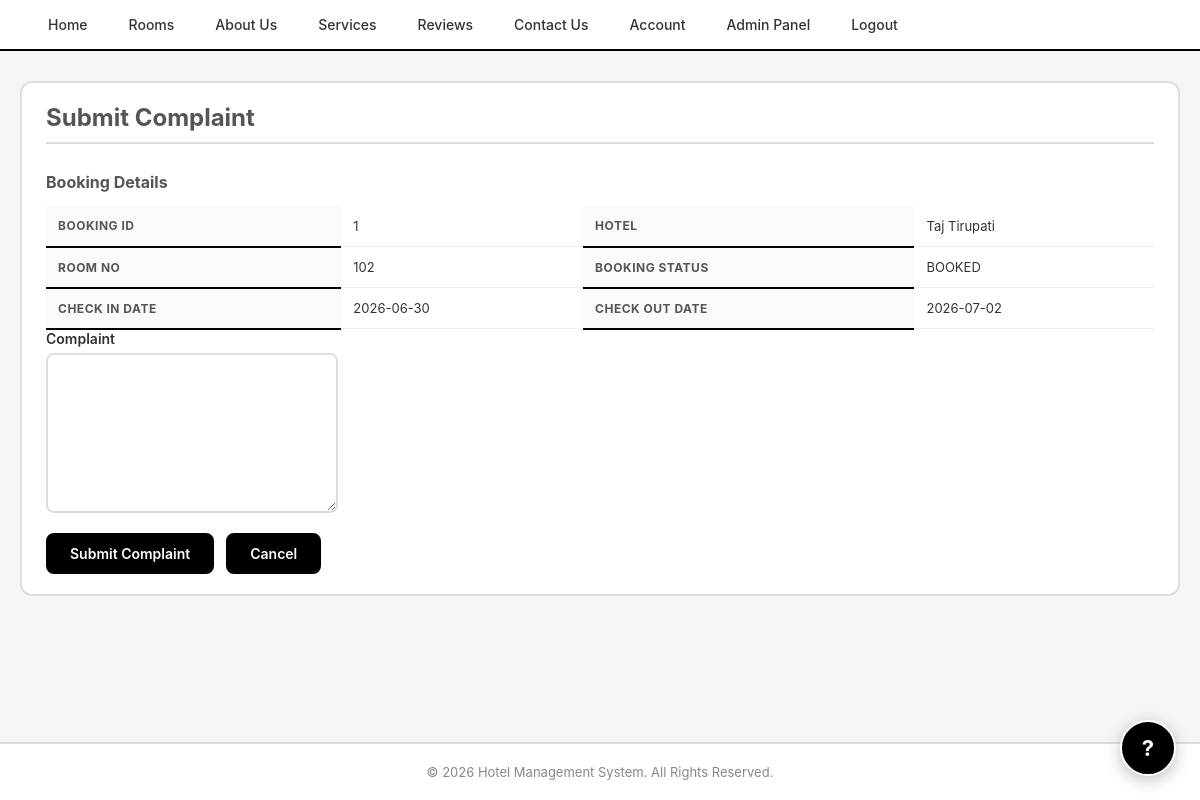
The page /submit_complaint/1 (signed in) on the database its author committed.
### hotel/models.py (models this page shows, shortened)
class Booking(db.Model):
    booking_id=db.Column(db.Integer,primary_key=True)
    user_id=db.Column(db.Integer,db.ForeignKey("user.user_id"),nullable=False)
    hotel_id=db.Column(db.Integer,db.ForeignKey("hotel.hotel_id"),nullable=False)
    check_in_date=db.Column(db.Date,nullable=False,index=True)
    check_out_date=db.Column(db.Date,nullable=False,index=True)
    number_of_people=db.Column(db.Integer,nullable=False)
    booking_status=db.Column(db.String(20),nullable=False,index=True)
    booking_date_time=db.Column(db.DateTime,nullable=False,index=True)
    price_at_booking = db.Column(db.Float,nullable=False)
    actual_check_in_datetime=db.Column(db.DateTime)
    actual_check_out_datetime=db.Column(db.DateTime)
    guests=db.relationship("Guest",backref="booking")
    room_id=db.Column(db.Integer,db.ForeignKey("room.room_id"),nullable=False)
    payments=db.relationship("Payment",backref="booking")
    reviews=db.relationship("Review",backref="booking")
    complaints=db.relationship("Complaint",backref="booking")

class Hotel(db.Model):
    hotel_id=db.Column(db.Integer,primary_key=True)
    hotel_name=db.Column(db.String(50),index=True,nullable=False)
    branch_name=db.Column(db.String(50),index=True,nullable=False)
    location=db.Column(db.String(100),index=True,nullable=False)
    number_of_floors=db.Column(db.Integer,nullable=False)
    contact_number=db.Column(db.String(20),nullable=False)
    email=db.Column(db.String(50),nullable=False)
    rooms=db.relationship("Room",backref="hotel")
    booking_records=db.relationship("Booking",backref="hotel")
    created_at=db.Column(db.DateTime,default=datetime.utcnow,nullable=False)
    created_by=db.Column(db.Integer,db.ForeignKey("user.user_id"),nullable=False,index=True)
    updated_at=db.Column(db.DateTime,default=datetime.utcnow,nullable=False)
    updated_by=db.Column(db.Integer,db.ForeignKey("user.user_id"),nullable=False,index=True)

class Room(db.Model):
    room_id=db.Column(db.Integer,primary_key=True)
    room_no=db.Column(db.Integer,nullable=False,index=True)
    hotel_id=db.Column(db.Integer,db.ForeignKey("hotel.hotel_id"),nullable=False,index=True)
    category=db.Column(db.String(20),index=True,nullable=False)
    capacity=db.Column(db.Integer,nullable=False)
    beds=db.Column(db.String(20),nullable=False)
    current_price=db.Column(db.Float,nullable=False,index=True)
    floor=db.Column(db.Integer,nullable=False)
    room_status=db.Column(db.String(30),nullable=False,index=True)
    booking_records=db.relationship("Booking",backref="room")
    created_at=db.Column(db.DateTime,default=datetime.utcnow,nullable=False)
    created_by=db.Column(db.Integer,db.ForeignKey("user.user_id"),nullable=False,index=True)
    updated_at=db.Column(db.DateTime,default=datetime.utcnow,nullable=False)
    updated_by=db.Column(db.Integer,db.ForeignKey("user.user_id"),nullable=False,index=True)
    __table_args__=(db.UniqueConstraint("hotel_id","room_no",name="uq_hotel_room"),)

### hotel/routes/customer_routes.py (the view, shortened to what this page needs)
@app.route("/submit_complaint/<int:booking_id>",methods=["GET","POST"])
@login_required
def submit_complaint(booking_id):
    booking=Booking.query.get_or_404(booking_id)
    if booking.user_id!=current_user.user_id:
        flash("Access Denied","danger")
        return redirect(url_for("home"))
    if booking.booking_status=="CANCELLED":
        flash("Complaints cannot be submitted for cancelled bookings.","warning")
        return redirect(url_for("booking_history"))
    existing_complaint=Complaint.query.filter_by(booking_id=booking.booking_id).first()
    if existing_complaint:
        flash("Complaint has already been submitted for this booking.","warning")
        return redirect(url_for("my_complaints"))
    form=ComplaintForm()
    return render_template(
        "customer/submit_complaint.html",
        form=form,
        booking=booking
    )

### hotel/forms/customer_forms.py
class ComplaintForm(FlaskForm):
    complaint_text=TextAreaField("Complaint",validators=[DataRequired()])
    submit=SubmitField("Submit Complaint")

### hotel/models.py (called while the page is built)
@login_manager.user_loader
def load_user(user_id):
    return User.query.get(int(user_id))

### hotel/templates/customer/submit_complaint.html (shortened to what this page needs)
{% extends "layouts/base_layout.html" %}
{% block content %}
<div class="customer-page">
    <div class="customer-card">
        <h1 class="customer-heading">Submit Complaint</h1>
        <section class="customer-section">
            <h2>Booking Details</h2>
            <table class="booking-table">
                <tr>
                    <th>Booking ID</th>
                    <td>{{booking.booking_id}}</td>
                    <th>Hotel</th>
                    <td>{{booking.hotel.hotel_name}}</td>
                </tr>
                <tr>
                    <th>Room No</th>
                    <td>{{booking.room.room_no}}</td>
                    <th>Booking Status</th>
                    <td>{{booking.booking_status}}</td>
                </tr>
                <tr>
                    <th>Check In Date</th>
                    <td>{{booking.check_in_date}}</td>
                    <th>Check Out Date</th>
                    <td>{{booking.check_out_date}}</td>
                </tr>
            </table>
        </section>
        <form method="POST">
            <div class="form-field">
                {{form.complaint_text.label(class="form-label")}}
                {{form.complaint_text(class="form-input",rows=8,required=True)}}
            </div>
            <div class="form-actions">
                {{form.submit(class="primary-button",value="Submit Complaint")}}
                <a class="primary-button" href="{{url_for('booking_history')}}">Cancel</a>
            </div>
        </form>
    </div>
</div>
{% endblock %}

### hotel/static/css/style.css (style rules this page uses)
*, *::before, *::after { box-sizing: border-box; margin: 0; padding: 0; }
body { font-family: -apple-system, BlinkMacSystemFont, 'Segoe UI', Roboto, Oxygen, Ubuntu, Cantarell, sans-serif; background: #f5f5f5; color: #222; min-height: 100vh; display: flex; flex-direction: column; }
.form-field { display: flex; flex-direction: column; gap: 6px; }
.form-label { font-weight: 600; font-size: 14px; color: #333; }
.form-input { width: 100%; max-width: 100%; padding: 10px 14px; border: 2px solid #ddd; border-radius: 8px; font-size: 14px; font-family: inherit; background: #fff; transition: border-color 0.2s ease; }
textarea.form-input { min-height: 120px; resize: vertical; }
.form-actions { display: flex; justify-content: flex-start; gap: 12px; margin-top: 14px; flex-wrap: wrap; }
.primary-button { display: inline-block; padding: 10px 22px; border: 2px solid #000; border-radius: 8px; font-size: 14px; font-weight: 600; font-family: inherit; cursor: pointer; background: #000; color: #fff; text-decoration: none; text-align: center; transition: background 0.2s ease, transform 0.15s ease; }
.booking-page, .rooms-page, .customer-page { max-width: 1200px; margin: 30px auto; padding: 0 20px; }
.booking-card, .admin-card, .customer-card { background: #fff; border: 2px solid #ddd; border-radius: 12px; padding: 20px 24px; }
.booking-card h1, .admin-card h1, .customer-card h1 { font-size: 24px; margin-bottom: 20px; }
.customer-card > form[method="POST"] { display: grid; grid-template-columns: 1fr 1fr; gap: 16px; max-width: 600px; }
.customer-card > form[method="POST"] .form-actions { grid-column: 1 / -1; justify-content: flex-start; margin-top: 4px; }
.booking-table { width: 100%; border-collapse: collapse; font-size: 14px; background: #fff; }
.booking-table th { padding: 12px; text-align: left; border-bottom: 2px solid #000; font-size: 12px; font-weight: 700; text-transform: uppercase; letter-spacing: 0.5px; color: #555; background: #fafafa; }
.booking-table td { padding: 12px; text-align: left; border-bottom: 1px solid #eee; font-size: 13px; color: #333; }
.customer-heading, .booking-heading { font-size: 18px; font-weight: 700; margin-bottom: 18px; padding-bottom: 10px; border-bottom: 2px solid #ddd; color: #555; }
.customer-section { margin-top: 28px; }
.customer-section h2 { font-size: 16px; font-weight: 700; margin-bottom: 14px; color: #555; }

### rows shown on the page
Booking: booking_id "1", booking_status "BOOKED", check_in_date "2026-06-30", check_out_date "2026-07-02"
Hotel: hotel.hotel_name "Taj Tirupati"
Room: room.room_no "102"
